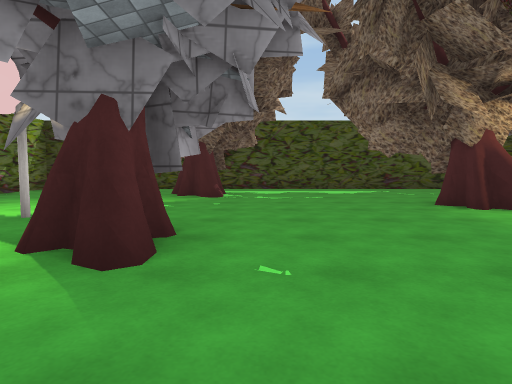
View 1 (above)

23 first-person views from a walk through a Unity game level. The camera is 1.2 m above the floor, tilts 4° down and sees 75° across. The floor is counted in squares, 2 m on a side. Each view is taken from the middle of a square. On the plan, view 1 faces up. The plan holds only what a view shows up to about 10 squares ahead; the rest is blank. The place goes on beyond the plan. The player character is not drawn. Some surface patterns are stand-ins.

View 2
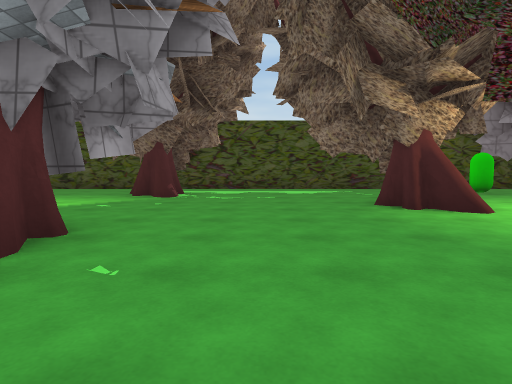

View 3
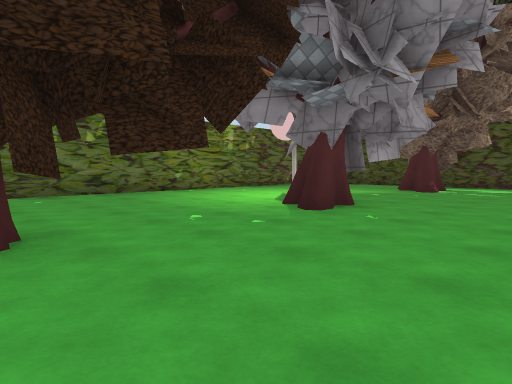

View 4
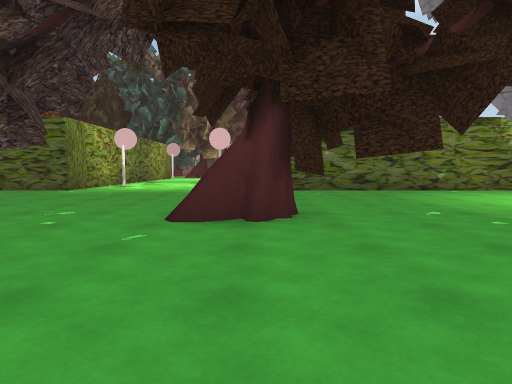

View 5
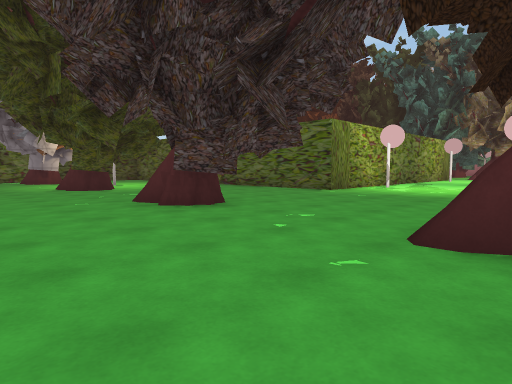

View 6
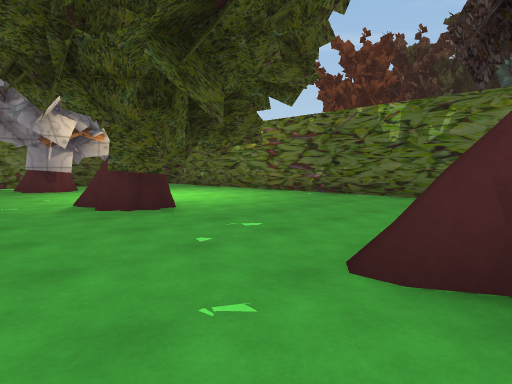

View 7
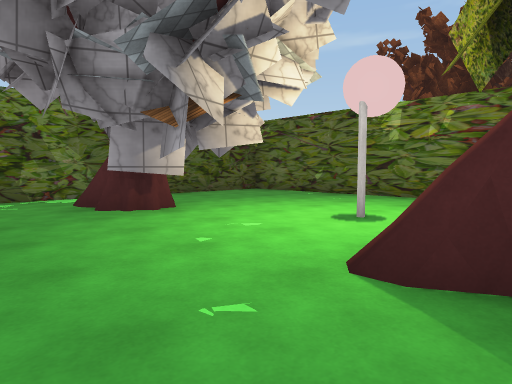

View 8
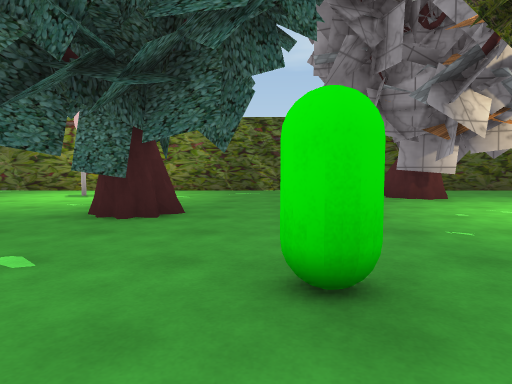

View 9
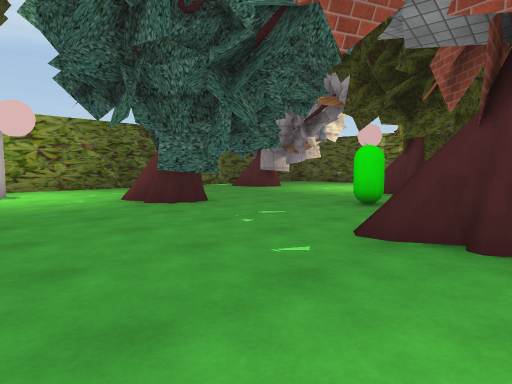

View 10
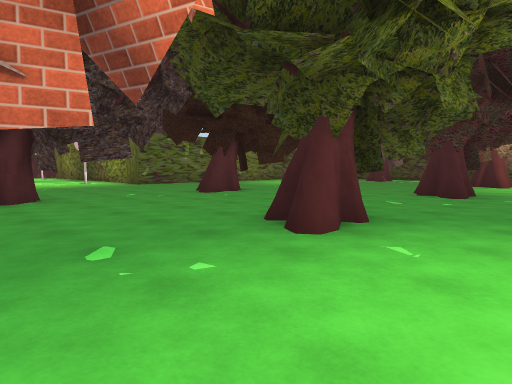

View 11
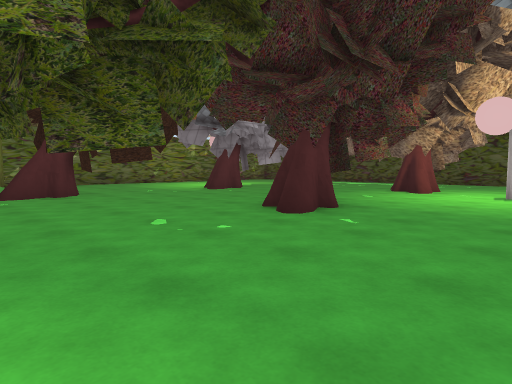

View 12
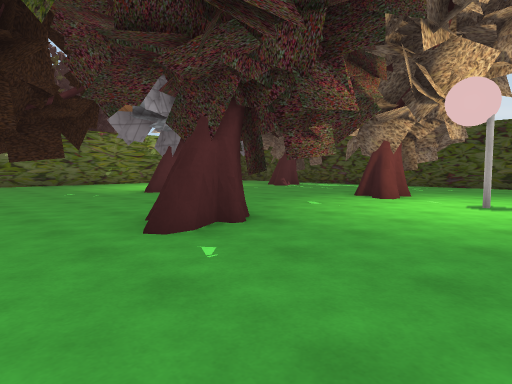

View 13
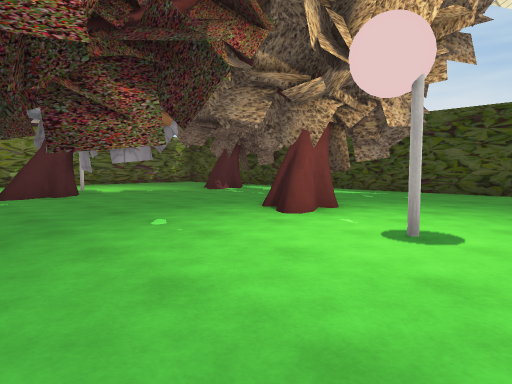

View 14
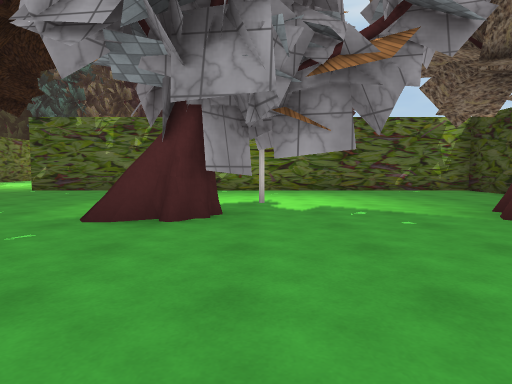

View 15
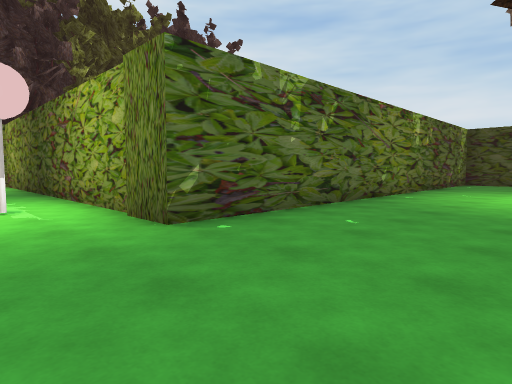

View 16
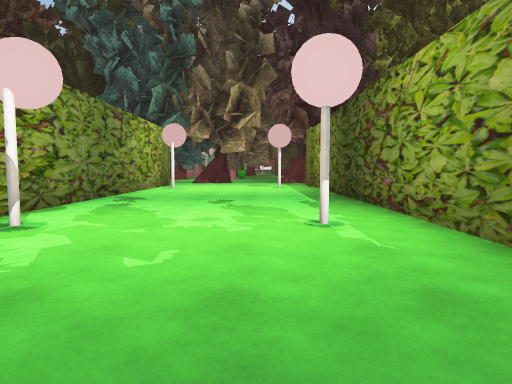

View 17
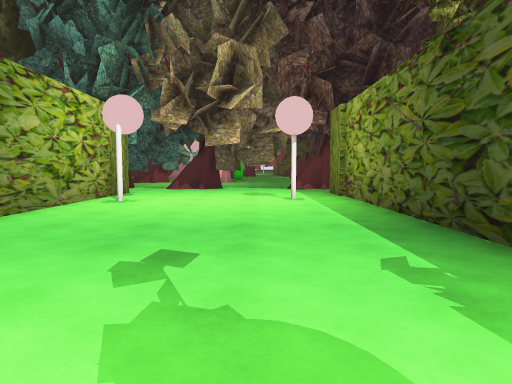

View 18
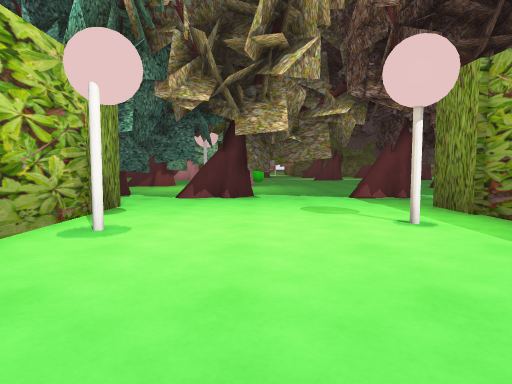

View 19
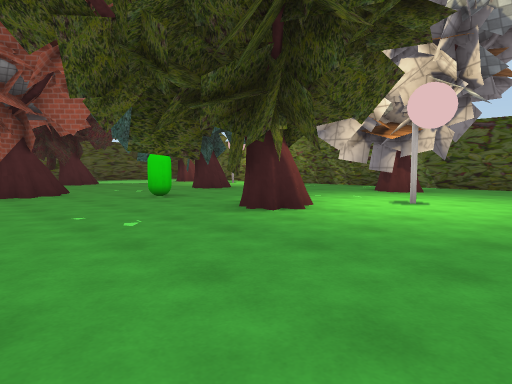

View 20
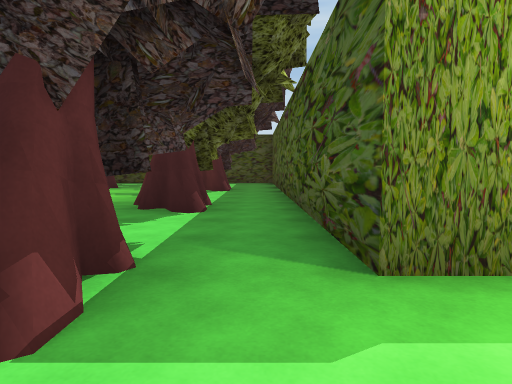

View 21
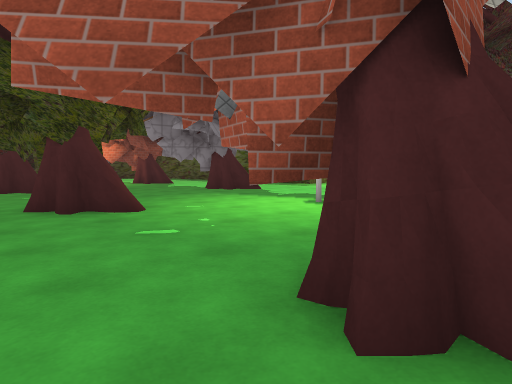

View 22
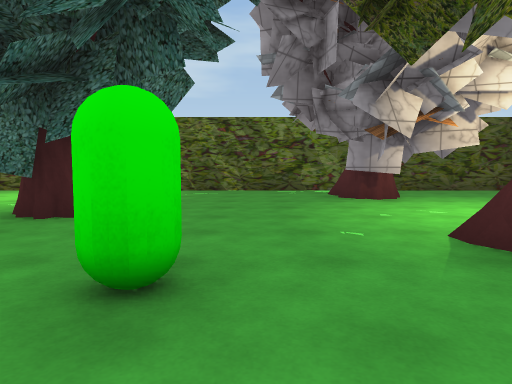

View 23
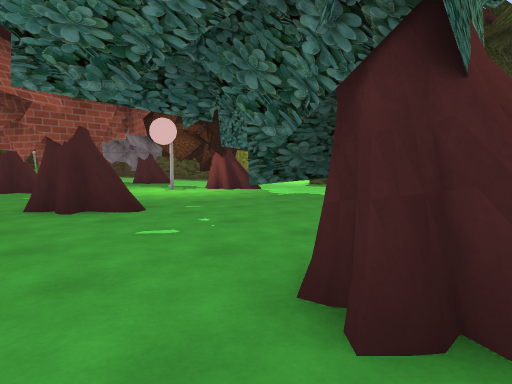

### Floor plan
Key: @ floor where view 1 was taken; # wall or solid block; x gap in a wall; . floor; T thing the floor can be seen under or through; B ball; C green capsule.
Columns run from 20 left of view 1 to 7 right of it. Each row starts with its distance up from view 1.
 10               ##############
  9               #.. ##.......
  8               #...##.......C
  7               #....... ##..
  6    #          #.......###..
  5 ####          #... T...##...
  4  .##          #..BTT......Bx
  3  ..#          #...TT........
  2 ##.#          #........##...
  1 ##.#          #........##...
  0  #.#          #....#@..##...
 -1  #.#          #...##........
 -2  #.############...##........
 -3  #.................... ##...
 -4  #.................... ##...
 -5  #.................#...##...
 -6  #................##.......#
 -7  #.###########....##.......#
 -8 ##           ##....... ##...
 -9               #.......###...
-10               #....#...##...
-11               #...##........
-12               #...##..C.....
-13               #....... ##...
-14               #..B....###..
-15               #....#....#..
-16               #...##........
-17               #...##......#.
-18               #....x........
-19               ##############

Positions as (right, up) in squares from view 1, and headings:
1: (0, 0), facing up
2: (1, 0), facing up
3: (2, -2), facing up-left
4: (3, -2), facing left
5: (2, -2), facing down-left
6: (1, -7), facing down-left
7: (1, -12), facing down-left
8: (2, -10), facing down
9: (7, -9), facing down-left
10: (6, -8), facing up-left
11: (7, -4), facing up-left
12: (7, -2), facing up-left
13: (7, 1), facing up-left
14: (3, 4), facing left
15: (-3, -4), facing up-left
16: (-5, -4), facing left
17: (-9, -4), facing left
18: (-12, -5), facing left
19: (-5, -8), facing down-right
20: (-18, -4), facing up
21: (2, -10), facing up-right
22: (1, -10), facing down
23: (2, -15), facing up-right
